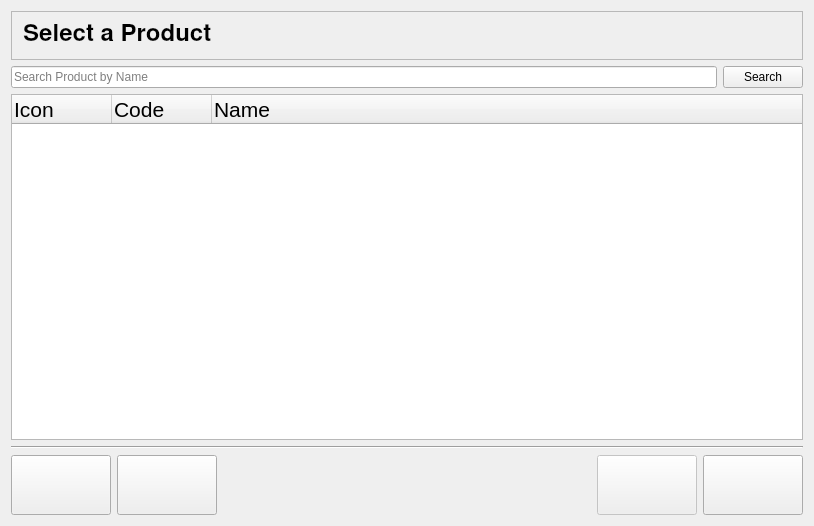
<?xml version="1.0" encoding="UTF-8"?>
<ui version="4.0">
 <class>AdvancedProductEditionWidgetBase</class>
 <widget class="QWidget" name="AdvancedProductEditionWidgetBase">
  <property name="geometry">
   <rect>
    <x>0</x>
    <y>0</y>
    <width>814</width>
    <height>526</height>
   </rect>
  </property>
  <property name="windowTitle">
   <string>Select Product Widget</string>
  </property>
  <layout class="QVBoxLayout">
   <property name="spacing">
    <number>0</number>
   </property>
   <property name="leftMargin">
    <number>0</number>
   </property>
   <property name="topMargin">
    <number>0</number>
   </property>
   <property name="rightMargin">
    <number>0</number>
   </property>
   <property name="bottomMargin">
    <number>0</number>
   </property>
   <item>
    <widget class="QStackedWidget" name="stack">
     <property name="currentIndex">
      <number>0</number>
     </property>
     <widget class="QWidget" name="product_page">
      <layout class="QVBoxLayout">
       <item>
        <widget class="QFrame" name="frame5">
         <property name="sizePolicy">
          <sizepolicy hsizetype="Preferred" vsizetype="Fixed">
           <horstretch>0</horstretch>
           <verstretch>0</verstretch>
          </sizepolicy>
         </property>
         <property name="frameShape">
          <enum>QFrame::Shape::StyledPanel</enum>
         </property>
         <property name="frameShadow">
          <enum>QFrame::Shadow::Raised</enum>
         </property>
         <property name="lineWidth">
          <number>2</number>
         </property>
         <layout class="QVBoxLayout">
          <property name="spacing">
           <number>6</number>
          </property>
          <property name="leftMargin">
           <number>11</number>
          </property>
          <property name="topMargin">
           <number>11</number>
          </property>
          <property name="rightMargin">
           <number>11</number>
          </property>
          <property name="bottomMargin">
           <number>11</number>
          </property>
          <item>
           <widget class="QLabel" name="title_select_label">
            <property name="font">
             <font>
              <family>Nimbus Sans l</family>
              <pointsize>18</pointsize>
              <bold>true</bold>
             </font>
            </property>
            <property name="acceptDrops">
             <bool>false</bool>
            </property>
            <property name="text">
             <string>Select a Product</string>
            </property>
            <property name="wordWrap">
             <bool>false</bool>
            </property>
           </widget>
          </item>
         </layout>
        </widget>
       </item>
       <item>
        <layout class="QHBoxLayout">
         <item>
          <widget class="QLineEdit" name="search_lineedit">
           <property name="toolTip">
            <string>Enter the name you want to search for</string>
           </property>
           <property name="placeholderText">
            <string>Search Product by Name</string>
           </property>
           <property name="clearButtonEnabled">
            <bool>true</bool>
           </property>
          </widget>
         </item>
         <item>
          <widget class="QPushButton" name="search_button">
           <property name="text">
            <string>Search</string>
           </property>
          </widget>
         </item>
        </layout>
       </item>
       <item>
        <layout class="QHBoxLayout">
         <item>
          <widget class="QTreeWidget" name="product_listview">
           <property name="font">
            <font>
             <pointsize>16</pointsize>
            </font>
           </property>
           <property name="columnCount">
            <number>3</number>
           </property>
           <attribute name="headerVisible">
            <bool>true</bool>
           </attribute>
           <column>
            <property name="text">
             <string notr="true">Icon</string>
            </property>
           </column>
           <column>
            <property name="text">
             <string notr="true">Code</string>
            </property>
           </column>
           <column>
            <property name="text">
             <string notr="true">Name</string>
            </property>
           </column>
          </widget>
         </item>
        </layout>
       </item>
       <item>
        <widget class="Line" name="line3">
         <property name="frameShape">
          <enum>QFrame::Shape::HLine</enum>
         </property>
         <property name="frameShadow">
          <enum>QFrame::Shadow::Sunken</enum>
         </property>
        </widget>
       </item>
       <item>
        <layout class="QHBoxLayout">
         <item>
          <widget class="QPushButton" name="down_button">
           <property name="minimumSize">
            <size>
             <width>100</width>
             <height>60</height>
            </size>
           </property>
           <property name="toolTip">
            <string>Previous Product</string>
           </property>
           <property name="text">
            <string/>
           </property>
           <property name="autoRepeat">
            <bool>true</bool>
           </property>
          </widget>
         </item>
         <item>
          <widget class="QPushButton" name="up_button">
           <property name="minimumSize">
            <size>
             <width>100</width>
             <height>60</height>
            </size>
           </property>
           <property name="toolTip">
            <string>Next Product</string>
           </property>
           <property name="text">
            <string/>
           </property>
           <property name="autoRepeat">
            <bool>true</bool>
           </property>
          </widget>
         </item>
         <item>
          <spacer name="spacer38">
           <property name="orientation">
            <enum>Qt::Orientation::Horizontal</enum>
           </property>
           <property name="sizeType">
            <enum>QSizePolicy::Policy::Expanding</enum>
           </property>
           <property name="sizeHint" stdset="0">
            <size>
             <width>364</width>
             <height>20</height>
            </size>
           </property>
          </spacer>
         </item>
         <item>
          <widget class="QPushButton" name="ok_button">
           <property name="enabled">
            <bool>false</bool>
           </property>
           <property name="minimumSize">
            <size>
             <width>100</width>
             <height>60</height>
            </size>
           </property>
           <property name="text">
            <string/>
           </property>
          </widget>
         </item>
         <item>
          <widget class="QPushButton" name="cancel_button">
           <property name="minimumSize">
            <size>
             <width>100</width>
             <height>60</height>
            </size>
           </property>
           <property name="text">
            <string/>
           </property>
          </widget>
         </item>
        </layout>
       </item>
      </layout>
     </widget>
     <widget class="QWidget" name="progress_page">
      <layout class="QVBoxLayout">
       <item>
        <widget class="QFrame" name="Frame3_2">
         <property name="minimumSize">
          <size>
           <width>0</width>
           <height>60</height>
          </size>
         </property>
         <property name="maximumSize">
          <size>
           <width>32567</width>
           <height>60</height>
          </size>
         </property>
         <property name="frameShape">
          <enum>QFrame::Shape::StyledPanel</enum>
         </property>
         <property name="frameShadow">
          <enum>QFrame::Shadow::Raised</enum>
         </property>
         <property name="lineWidth">
          <number>2</number>
         </property>
         <layout class="QHBoxLayout">
          <property name="spacing">
           <number>6</number>
          </property>
          <property name="leftMargin">
           <number>11</number>
          </property>
          <property name="topMargin">
           <number>11</number>
          </property>
          <property name="rightMargin">
           <number>11</number>
          </property>
          <property name="bottomMargin">
           <number>11</number>
          </property>
          <item>
           <widget class="QLabel" name="title_proggress_label">
            <property name="font">
             <font>
              <family>Nimbus Sans l [Urw]</family>
              <pointsize>18</pointsize>
              <bold>true</bold>
             </font>
            </property>
            <property name="text">
             <string>Loading Icons</string>
            </property>
            <property name="wordWrap">
             <bool>false</bool>
            </property>
           </widget>
          </item>
          <item>
           <spacer name="Spacer3_2">
            <property name="orientation">
             <enum>Qt::Orientation::Horizontal</enum>
            </property>
            <property name="sizeType">
             <enum>QSizePolicy::Policy::Expanding</enum>
            </property>
            <property name="sizeHint" stdset="0">
             <size>
              <width>181</width>
              <height>0</height>
             </size>
            </property>
           </spacer>
          </item>
         </layout>
        </widget>
       </item>
       <item>
        <spacer name="spacer48">
         <property name="orientation">
          <enum>Qt::Orientation::Vertical</enum>
         </property>
         <property name="sizeType">
          <enum>QSizePolicy::Policy::Fixed</enum>
         </property>
         <property name="sizeHint" stdset="0">
          <size>
           <width>20</width>
           <height>61</height>
          </size>
         </property>
        </spacer>
       </item>
       <item>
        <layout class="QHBoxLayout">
         <item>
          <spacer name="spacer49">
           <property name="orientation">
            <enum>Qt::Orientation::Horizontal</enum>
           </property>
           <property name="sizeType">
            <enum>QSizePolicy::Policy::Expanding</enum>
           </property>
           <property name="sizeHint" stdset="0">
            <size>
             <width>101</width>
             <height>20</height>
            </size>
           </property>
          </spacer>
         </item>
         <item>
          <layout class="QVBoxLayout">
           <item>
            <widget class="QLabel" name="textLabel2">
             <property name="text">
              <string>Loading icons of unitary products</string>
             </property>
             <property name="wordWrap">
              <bool>false</bool>
             </property>
            </widget>
           </item>
           <item>
            <layout class="QHBoxLayout">
             <item>
              <widget class="QLabel" name="textLabel3">
               <property name="text">
                <string>Product :</string>
               </property>
               <property name="wordWrap">
                <bool>false</bool>
               </property>
              </widget>
             </item>
             <item>
              <widget class="QLabel" name="progress_label">
               <property name="text">
                <string/>
               </property>
               <property name="wordWrap">
                <bool>false</bool>
               </property>
              </widget>
             </item>
            </layout>
           </item>
           <item>
            <widget class="QProgressBar" name="progress_bar">
             <property name="minimumSize">
              <size>
               <width>400</width>
               <height>0</height>
              </size>
             </property>
            </widget>
           </item>
          </layout>
         </item>
         <item>
          <spacer name="spacer50">
           <property name="orientation">
            <enum>Qt::Orientation::Horizontal</enum>
           </property>
           <property name="sizeType">
            <enum>QSizePolicy::Policy::Expanding</enum>
           </property>
           <property name="sizeHint" stdset="0">
            <size>
             <width>91</width>
             <height>20</height>
            </size>
           </property>
          </spacer>
         </item>
        </layout>
       </item>
       <item>
        <spacer name="spacer49_2">
         <property name="orientation">
          <enum>Qt::Orientation::Vertical</enum>
         </property>
         <property name="sizeType">
          <enum>QSizePolicy::Policy::Expanding</enum>
         </property>
         <property name="sizeHint" stdset="0">
          <size>
           <width>20</width>
           <height>390</height>
          </size>
         </property>
        </spacer>
       </item>
      </layout>
     </widget>
     <widget class="QWidget" name="delete_page">
      <layout class="QVBoxLayout">
       <item>
        <widget class="QFrame" name="frame5_2">
         <property name="sizePolicy">
          <sizepolicy hsizetype="Preferred" vsizetype="Fixed">
           <horstretch>0</horstretch>
           <verstretch>0</verstretch>
          </sizepolicy>
         </property>
         <property name="frameShape">
          <enum>QFrame::Shape::StyledPanel</enum>
         </property>
         <property name="frameShadow">
          <enum>QFrame::Shadow::Raised</enum>
         </property>
         <property name="lineWidth">
          <number>2</number>
         </property>
         <layout class="QVBoxLayout">
          <property name="spacing">
           <number>6</number>
          </property>
          <property name="leftMargin">
           <number>11</number>
          </property>
          <property name="topMargin">
           <number>11</number>
          </property>
          <property name="rightMargin">
           <number>11</number>
          </property>
          <property name="bottomMargin">
           <number>11</number>
          </property>
          <item>
           <widget class="QLabel" name="title_delete_label">
            <property name="font">
             <font>
              <family>Nimbus Sans l</family>
              <pointsize>18</pointsize>
              <bold>true</bold>
             </font>
            </property>
            <property name="text">
             <string>Delete Products</string>
            </property>
            <property name="wordWrap">
             <bool>false</bool>
            </property>
           </widget>
          </item>
         </layout>
        </widget>
       </item>
       <item>
        <spacer name="spacer48_2">
         <property name="orientation">
          <enum>Qt::Orientation::Vertical</enum>
         </property>
         <property name="sizeType">
          <enum>QSizePolicy::Policy::Fixed</enum>
         </property>
         <property name="sizeHint" stdset="0">
          <size>
           <width>20</width>
           <height>61</height>
          </size>
         </property>
        </spacer>
       </item>
       <item>
        <layout class="QHBoxLayout">
         <item>
          <spacer name="spacer9">
           <property name="orientation">
            <enum>Qt::Orientation::Horizontal</enum>
           </property>
           <property name="sizeType">
            <enum>QSizePolicy::Policy::Expanding</enum>
           </property>
           <property name="sizeHint" stdset="0">
            <size>
             <width>41</width>
             <height>20</height>
            </size>
           </property>
          </spacer>
         </item>
         <item>
          <widget class="QLabel" name="textLabel2_2">
           <property name="text">
            <string>You have selected the product</string>
           </property>
           <property name="wordWrap">
            <bool>false</bool>
           </property>
          </widget>
         </item>
         <item>
          <widget class="QLabel" name="product_name_label">
           <property name="text">
            <string/>
           </property>
           <property name="wordWrap">
            <bool>false</bool>
           </property>
          </widget>
         </item>
         <item>
          <spacer name="spacer10">
           <property name="orientation">
            <enum>Qt::Orientation::Horizontal</enum>
           </property>
           <property name="sizeType">
            <enum>QSizePolicy::Policy::Expanding</enum>
           </property>
           <property name="sizeHint" stdset="0">
            <size>
             <width>61</width>
             <height>20</height>
            </size>
           </property>
          </spacer>
         </item>
        </layout>
       </item>
       <item>
        <layout class="QHBoxLayout">
         <item>
          <spacer name="spacer11">
           <property name="orientation">
            <enum>Qt::Orientation::Horizontal</enum>
           </property>
           <property name="sizeType">
            <enum>QSizePolicy::Policy::Expanding</enum>
           </property>
           <property name="sizeHint" stdset="0">
            <size>
             <width>41</width>
             <height>20</height>
            </size>
           </property>
          </spacer>
         </item>
         <item>
          <widget class="QLabel" name="textLabel4">
           <property name="text">
            <string>Are you sure you want to delete this product?</string>
           </property>
           <property name="wordWrap">
            <bool>false</bool>
           </property>
          </widget>
         </item>
         <item>
          <spacer name="spacer12">
           <property name="orientation">
            <enum>Qt::Orientation::Horizontal</enum>
           </property>
           <property name="sizeType">
            <enum>QSizePolicy::Policy::Expanding</enum>
           </property>
           <property name="sizeHint" stdset="0">
            <size>
             <width>51</width>
             <height>20</height>
            </size>
           </property>
          </spacer>
         </item>
        </layout>
       </item>
       <item>
        <spacer name="spacer56">
         <property name="orientation">
          <enum>Qt::Orientation::Vertical</enum>
         </property>
         <property name="sizeType">
          <enum>QSizePolicy::Policy::Expanding</enum>
         </property>
         <property name="sizeHint" stdset="0">
          <size>
           <width>20</width>
           <height>261</height>
          </size>
         </property>
        </spacer>
       </item>
       <item>
        <widget class="Line" name="line5">
         <property name="frameShape">
          <enum>QFrame::Shape::HLine</enum>
         </property>
         <property name="frameShadow">
          <enum>QFrame::Shadow::Sunken</enum>
         </property>
        </widget>
       </item>
       <item>
        <layout class="QHBoxLayout">
         <item>
          <spacer name="spacer38_2">
           <property name="orientation">
            <enum>Qt::Orientation::Horizontal</enum>
           </property>
           <property name="sizeType">
            <enum>QSizePolicy::Policy::Expanding</enum>
           </property>
           <property name="sizeHint" stdset="0">
            <size>
             <width>481</width>
             <height>20</height>
            </size>
           </property>
          </spacer>
         </item>
         <item>
          <widget class="QPushButton" name="ok_delete_button">
           <property name="enabled">
            <bool>true</bool>
           </property>
           <property name="minimumSize">
            <size>
             <width>100</width>
             <height>60</height>
            </size>
           </property>
           <property name="text">
            <string/>
           </property>
          </widget>
         </item>
         <item>
          <widget class="QPushButton" name="cancel_delete_button">
           <property name="minimumSize">
            <size>
             <width>100</width>
             <height>60</height>
            </size>
           </property>
           <property name="text">
            <string/>
           </property>
          </widget>
         </item>
        </layout>
       </item>
      </layout>
     </widget>
     <widget class="QWidget" name="update_page">
      <layout class="QVBoxLayout">
       <property name="spacing">
        <number>0</number>
       </property>
       <property name="leftMargin">
        <number>0</number>
       </property>
       <property name="topMargin">
        <number>0</number>
       </property>
       <property name="rightMargin">
        <number>0</number>
       </property>
       <property name="bottomMargin">
        <number>0</number>
       </property>
       <item>
        <widget class="QFrame" name="update_frame">
         <property name="frameShape">
          <enum>QFrame::Shape::StyledPanel</enum>
         </property>
         <property name="frameShadow">
          <enum>QFrame::Shadow::Raised</enum>
         </property>
        </widget>
       </item>
      </layout>
     </widget>
    </widget>
   </item>
  </layout>
 </widget>
 <layoutdefault spacing="6" margin="11"/>
 <resources/>
 <connections/>
</ui>
